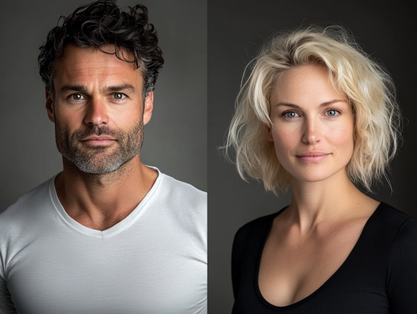
#> input picture labbs/obid/lab3/assets/ManWoman.png, 417 x 314 px, shrunk from 631 x 475 before the run
$ python section01.py
#> lines starting #> are read from the running program, lines starting #| are printed output that depends on the picture
"""Lab 3, Section 1: gamma correction and intensity histograms."""

from pathlib import Path

import cv2
import matplotlib.pyplot as plt
import numpy as np


def apply_gamma(image, gamma):
    normalized = image.astype(np.float32) / 255.0
    corrected_image = 255 * np.power(normalized, gamma)
    return np.uint8(corrected_image)


# Q1.1: apply gamma 2.0 to the three given intensities.
inputs = np.array([64, 128, 192], dtype=np.uint8)
outputs = apply_gamma(inputs, 2.0)
for input_value, output_value in zip(inputs, outputs):
    print(f"{input_value} -> {output_value}")

# Q1.2: compare the grayscale image before and after gamma correction.
lab_folder = Path(__file__).resolve().parent.parent
image_path = lab_folder / "assets" / "ManWoman.png"
image = cv2.imread(str(image_path))
#> image is the input picture: shape (314, 417, 3); mean B, G, R 85.5, 92.6, 104.3
if image is None:
    raise FileNotFoundError(f"Could not read {image_path}")

gray = cv2.cvtColor(image, cv2.COLOR_BGR2GRAY)
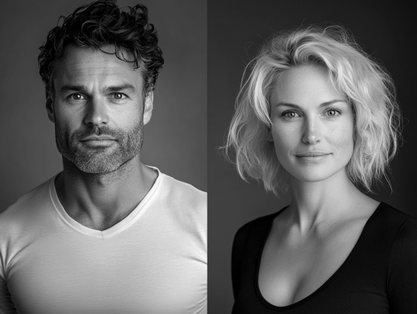
#> gray: shape (314, 417); min 0, max 252, mean 95.3
corrected = apply_gamma(gray, 2.2)
#> call 2 of apply_gamma, with gamma = 2.2
#> in apply_gamma (call 2), `corrected_image = 255 * np.power(normalized, gamma)`:
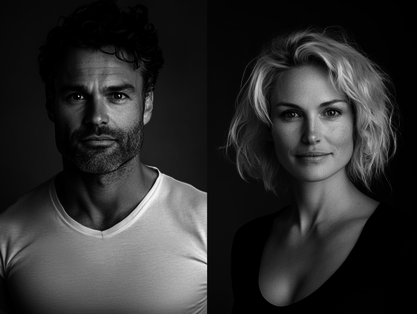
#> corrected_image: shape (314, 417) float32; min 0, max 248.4, mean 46.7
original_hist, _ = np.histogram(gray, bins=256, range=(0, 256))
#> original_hist = 256 values, max 3272 at index 64, min 0 at index 253, mean 511.5
corrected_hist, _ = np.histogram(corrected, bins=256, range=(0, 256))
#> corrected_hist = 256 values, max 15308 at index 0, min 0 at index 64, mean 511.5
print(f"Image size: {gray.shape[1]} x {gray.shape[0]} pixels")
#| Image size: 417 x 314 pixels
print(f"Original mean: {gray.mean():.2f}; median: {np.median(gray):g}")
#| Original mean: 95.28; median: 78
print(f"Corrected mean: {corrected.mean():.2f}; median: {np.median(corrected):g}")
#| Corrected mean: 46.20; median: 18

# Use the same intensity and count scales in both columns.
fig, axes = plt.subplots(2, 2, figsize=(8.4, 5.6), layout="constrained")
intensities = np.arange(256)
max_count = max(original_hist.max(), corrected_hist.max())
#> max_count = 15308
for column, (pixels, histogram, title) in enumerate([
        (gray, original_hist, "Original grayscale"),
        (corrected, corrected_hist, "Gamma corrected (gamma = 2.2)")]):
    axes[0, column].imshow(pixels, cmap="gray", vmin=0, vmax=255)
    axes[0, column].set_title(title)
    axes[0, column].axis("off")

    axes[1, column].bar(intensities, histogram, width=1, color="#185c4b")
    axes[1, column].set_title("Original histogram" if column == 0 else "Corrected histogram")
    axes[1, column].set_xlabel("Intensity")
    axes[1, column].set_ylabel("Pixel count")
    axes[1, column].set_xlim(-0.5, 255.5)
    axes[1, column].set_ylim(0, 1.05 * max_count)
#> this loop made 2 passes
#> (column, title) on passes 1 to 2: (0, 'Original grayscale'), (1, 'Gamma corrected (gamma = 2.2)')

figure_path = lab_folder / "figures" / "section01_gamma_comparison.png"
fig.savefig(figure_path, dpi=180)
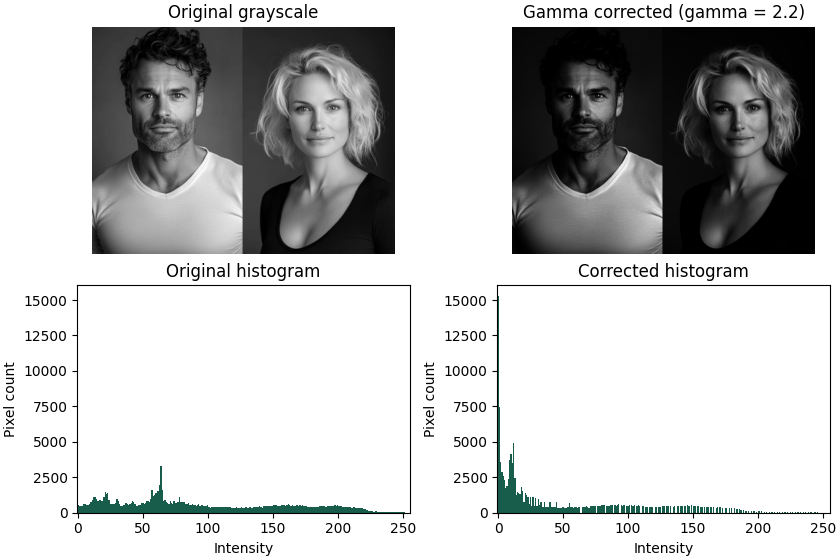
#> figure drawn by matplotlib, 4 panels; panel 3: tallest bar 3272 high, from x = 63.5 to 64.5; panel 4: tallest bar 15308 high, from x = -0.5 to 0.5
print(f"Saved {figure_path.name}")
#> figure, not shown here; panel 3: tallest bar 3272 high, from x = 63.5 to 64.5; panel 4: tallest bar 15308 high, from x = -0.5 to 0.5
